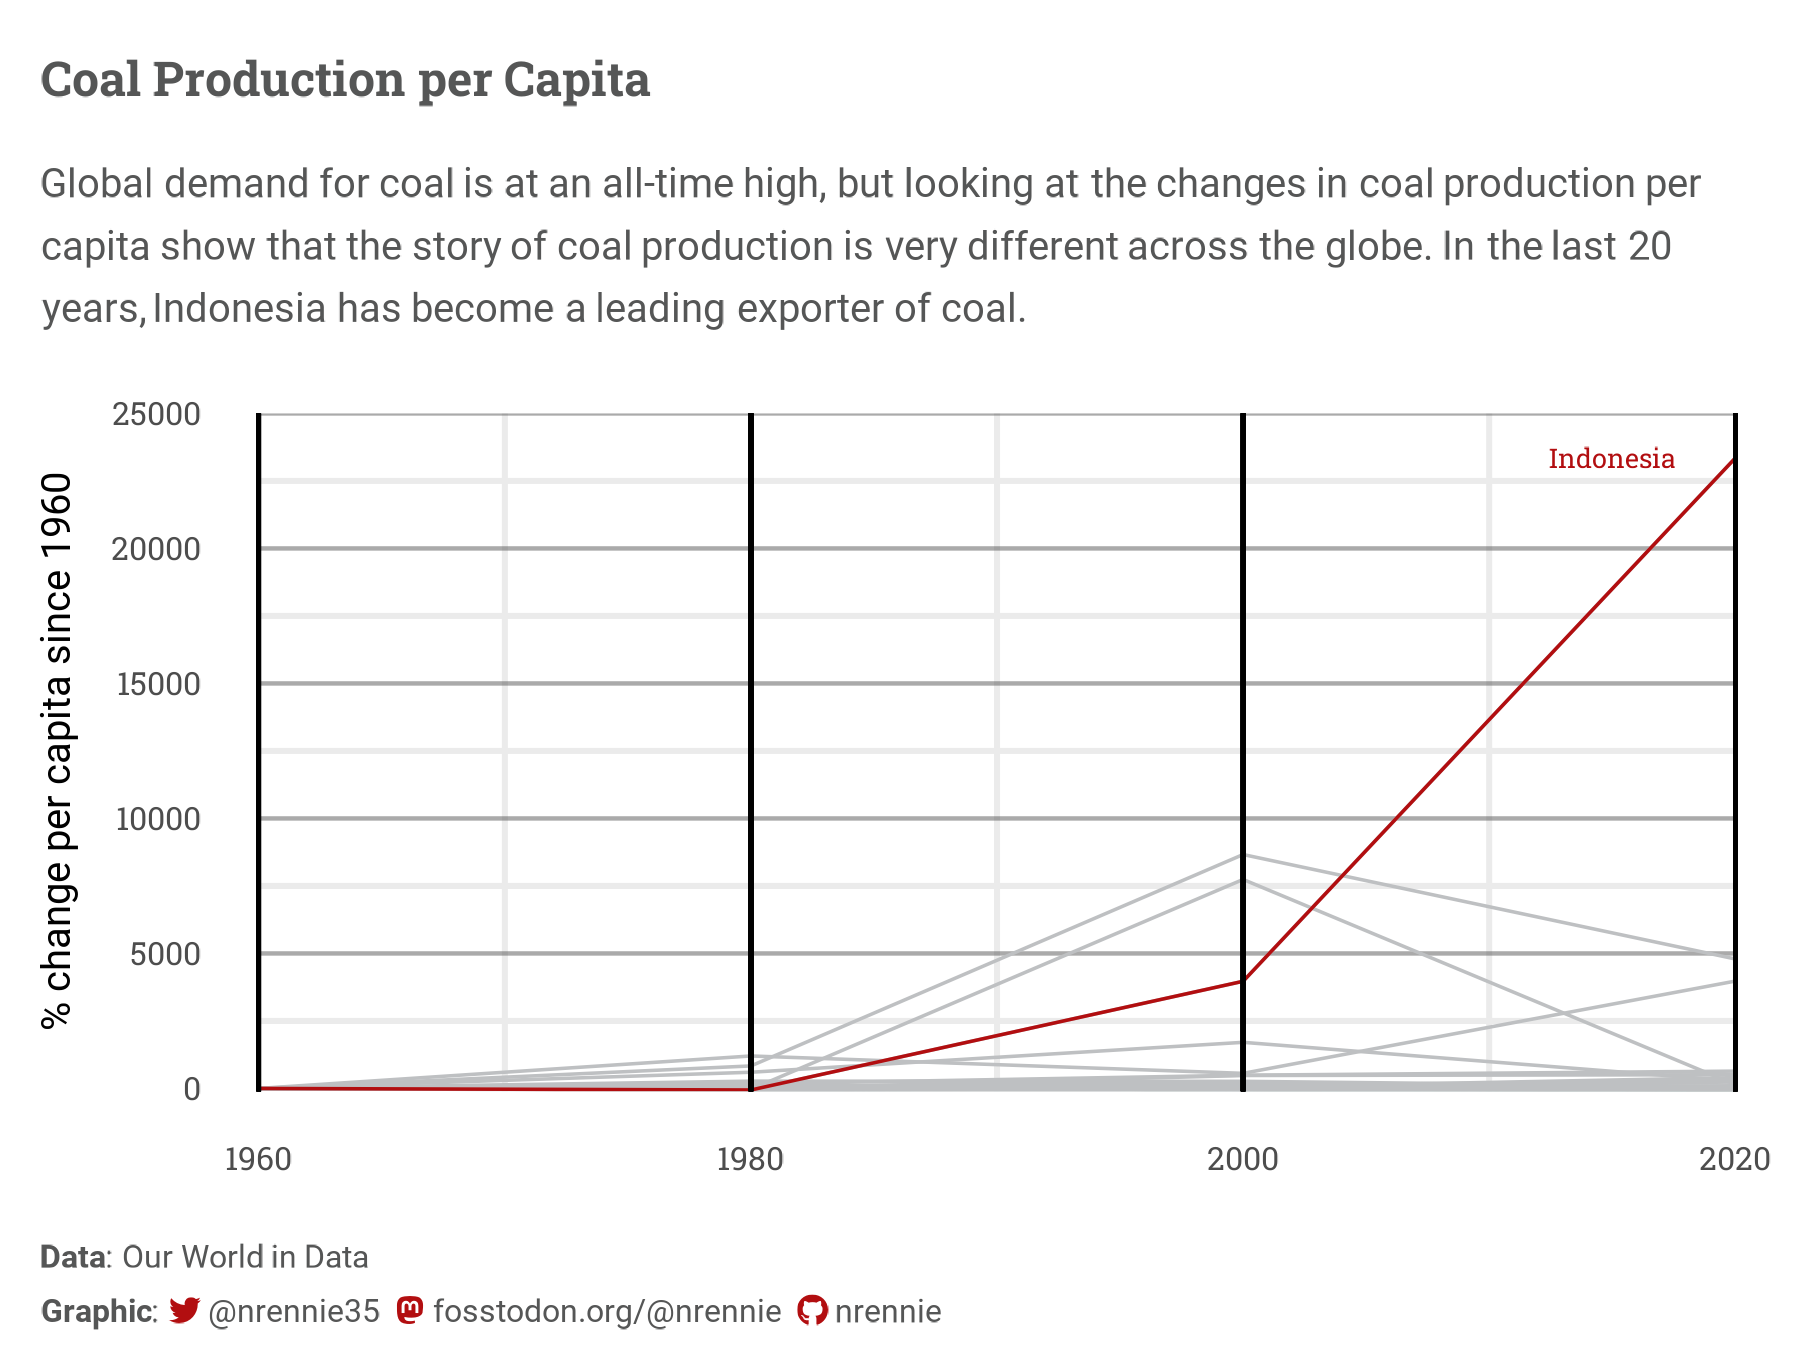

Recreate this plot in R.
library(tidyverse)
library(lubridate)
library(showtext)
library(patchwork)
library(camcorder)
library(ggtext)
library(glue)
library(nrBrand)

# load fonts
font_add_google("Roboto", "Roboto")
font_add_google("Roboto Slab", "Roboto Slab")
showtext_auto()

# read in data
owid_energy <- readr::read_csv("https://raw.githubusercontent.com/rfordatascience/tidytuesday/master/data/2023/2023-06-06/owid-energy.csv")

# prep data
plot_data <- owid_energy |>
  filter(year %in% c(1960, 1980, 2000, 2020)) |>
  filter(!is.na(iso_code)) |> 
  select(country, year, coal_prod_per_capita) |>
  filter(coal_prod_per_capita != 0) |> 
  drop_na() |> 
  pivot_wider(values_from = coal_prod_per_capita,
              names_from = year) |> 
  drop_na() |> 
  mutate(across(`1960`:`2020`, ~ 100 * (.x - `1960`)/ `1960`)) |> 
  pivot_longer(cols = `1960`:`2020`,
               values_to = "coal_prod_per_capita",
               names_to = "year") |> 
  mutate(year = as.numeric(year))

# start recording
gg_record(
  dir = file.path("2023", "2023-06-06", "recording"), # where to save the recording
  device = "png", # device to use to save images
  width = 6, # width of saved image
  height = 4.5, # height of saved image
  units = "in", # units for width and height
  dpi = 300 # dpi to use when saving image
)

# colours
bg_col <- "#ffffff"
dark_col <- "#555656"
highlight_col <- "#b20e10"
light_col <- "#bec0c2"

# text
title <- "Coal Production per Capita"
social <- nrBrand::social_caption(
  bg_colour = bg_col,
  icon_colour = highlight_col,
  font_colour = dark_col,
  font_family = "Roboto"
)
st <- "Global demand for coal is at an all-time high, but looking at the
changes in coal production per capita show that the story of coal production
is very different across the globe. In the last 20 years, Indonesia has 
become a leading exporter of coal."
cap <- paste0("**Data**: Our World in Data <br>**Graphic**: ", social)
highlight_country <- "Indonesia"

# plot
ggplot(plot_data) +
  geom_line(
    mapping = aes(
      x = year, y = coal_prod_per_capita, group = country
    ),
    colour = light_col,
    linewidth = 0.4
  ) +
  geom_line(
    data = filter(plot_data, country == highlight_country),
    mapping = aes(
      x = year, y = coal_prod_per_capita, group = country
    ),
    colour = highlight_col,
    linewidth = 0.4
  ) +
  geom_segment(
    mapping = aes(x = year, xend = year,
                  y = -100, yend = 25000)
  ) +
  geom_text(
    data = data.frame(
      x = 2015,
      y = pull(filter(plot_data, country == highlight_country, year == 2020), coal_prod_per_capita),
      label = highlight_country),
    mapping = aes(x = x, y = y, label = label),
    colour = highlight_col,
    family = "Roboto Slab",
    size = 7
  ) +
  labs(
    title = title,
    subtitle = st,
    caption = cap,
    x = "",
    y = "% change per capita since 1960"
  ) +
  scale_x_continuous(breaks = c(1960, 1980, 2000, 2020),
                     limits = c(1959.9, 2020.1)) +
  coord_cartesian(expand = FALSE) +
  theme_minimal(
    base_size = 30,
    base_family = "Roboto"
  ) +
  theme(
    legend.position = "none",
    plot.background = element_rect(
      fill = bg_col,
      colour = bg_col
    ),
    panel.background = element_rect(
      fill = bg_col,
      colour = bg_col
    ),
    plot.title = element_textbox_simple(
      family = "Roboto Slab",
      face = "bold",
      margin = margin(t = 10, b = 15),
      colour = dark_col,
      hjust = 0,
      halign = 0,
      lineheight = 0.4,
    ),
    plot.subtitle = element_textbox_simple(
      lineheight = 0.5,
      colour = dark_col,
      margin = margin(b = 20),
      halign = 0
    ),
    plot.caption = element_textbox_simple(
      lineheight = 0.55,
      colour = dark_col,
      hjust = 0,
      halign = 0
    ),
    axis.text = element_text(family = "Roboto Slab"),
    axis.title = element_text(size = 30),
    panel.grid.major.x = element_blank(),
    panel.grid.major.y = element_line(
      colour = alpha(dark_col, 0.5),
      linewidth = 0.5,
    ),
    plot.title.position = "plot",
    plot.caption.position = "plot",
    plot.margin = margin(5, 15, 5, 10),
  )

# save gif
gg_playback(
  name = file.path("2023", "2023-06-06", "20230606.gif"),
  first_image_duration = 4,
  last_image_duration = 20,
  frame_duration = .25,
  background = bg_col
)
